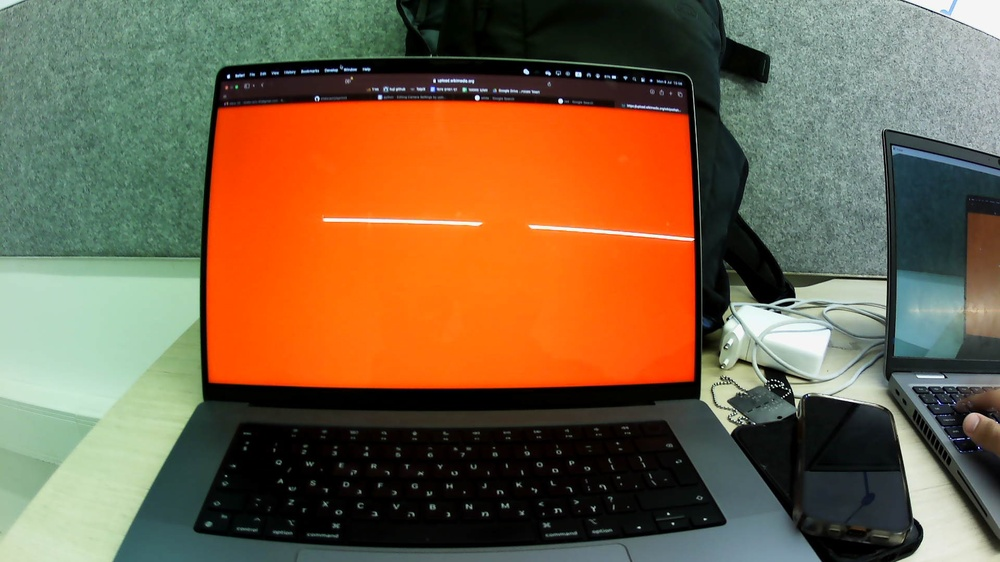
#> input picture frame.jpg, 1000 x 562 px, shrunk from 1920 x 1080 before the run, found by its file name
$ python process.py
#> lines starting #> are read from the running program, lines starting #| are printed output that depends on the picture; after the words box and inside, x2 and y2 are one past the last pixel; in counts of white or black regions, pixels touching at a corner belong together

import cv2


if __name__ == '__main__':

    image = cv2.imread('frame.jpg')
#> image is the input picture: shape (562, 1000, 3); mean B, G, R 69.6, 98.6, 123.7

    # crop the image in the middle: 20 by 20 pixels


    # Convert the image to grayscale
    gray = image[:, :, 2]
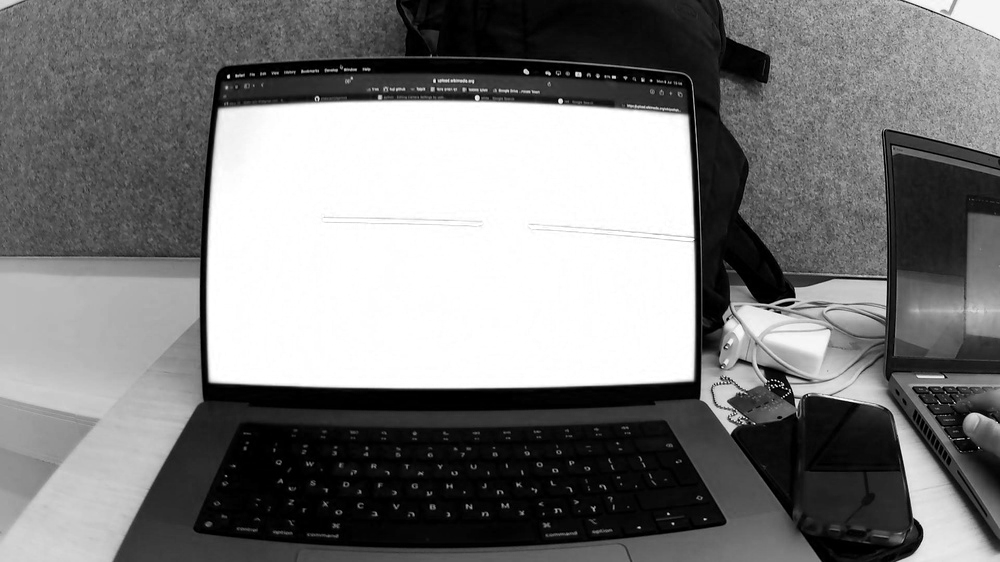
#> gray: shape (562, 1000); min 0, max 255, mean 123.7

    # threshold the image
    _, thresh = cv2.threshold(gray, 100, 255, cv2.THRESH_BINARY_INV)
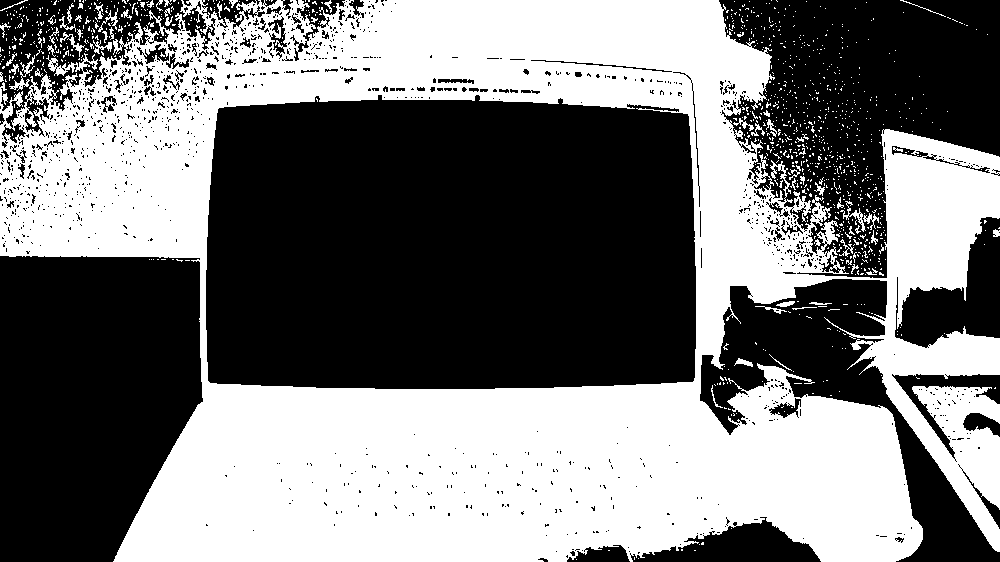
#> thresh: shape (562, 1000); 47.4% white; 1120 white regions (1056 under 20 px)

    # show the thresholded image
    cv2.imshow('Thresholded Image', thresh)
    cv2.waitKey(0)
    cv2.destroyAllWindows()


    # find contours
    contours, _ = cv2.findContours(thresh, cv2.RETR_TREE, cv2.CHAIN_APPROX_SIMPLE)
#> contours = 2830 contours, 2648 with area under 20; largest, box (x1, y1, x2, y2) and area: (0, 0, 1000, 562) 402838, (205, 94, 697, 390) 138126, (24, 97, 50, 137) 508, (267, 16, 288, 55) 378, (768, 397, 802, 419) 340

    # draw the contours
    cv2.drawContours(image, contours, -1, (0, 255, 0), 3)
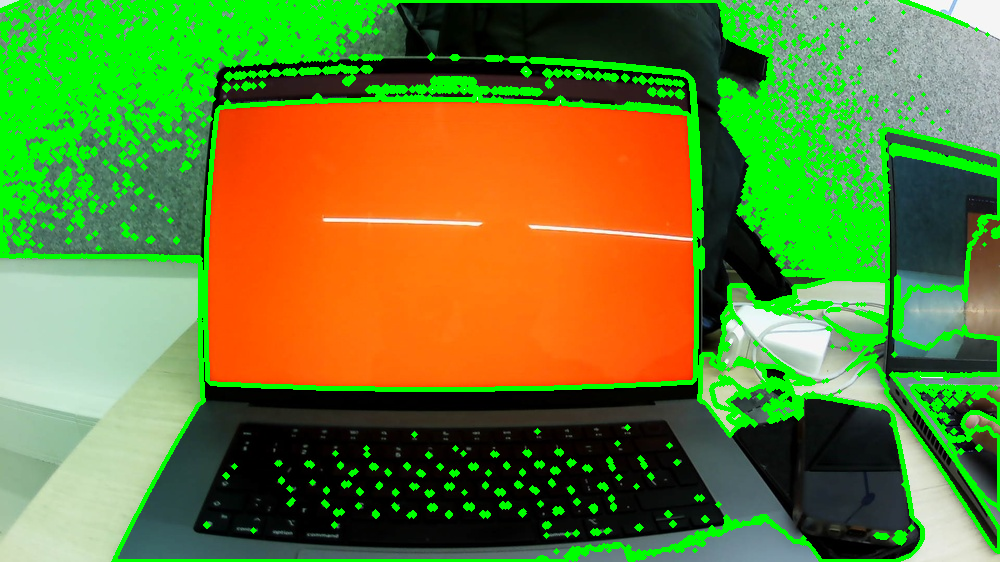
#> image: shape (562, 1000, 3); 19.73% of pixels changed, all inside (x1, y1, x2, y2) = (0, 0, 1000, 562)

    # display the image
    cv2.imshow('Contours', image)
    cv2.waitKey(0)
    cv2.destroyAllWindows()
